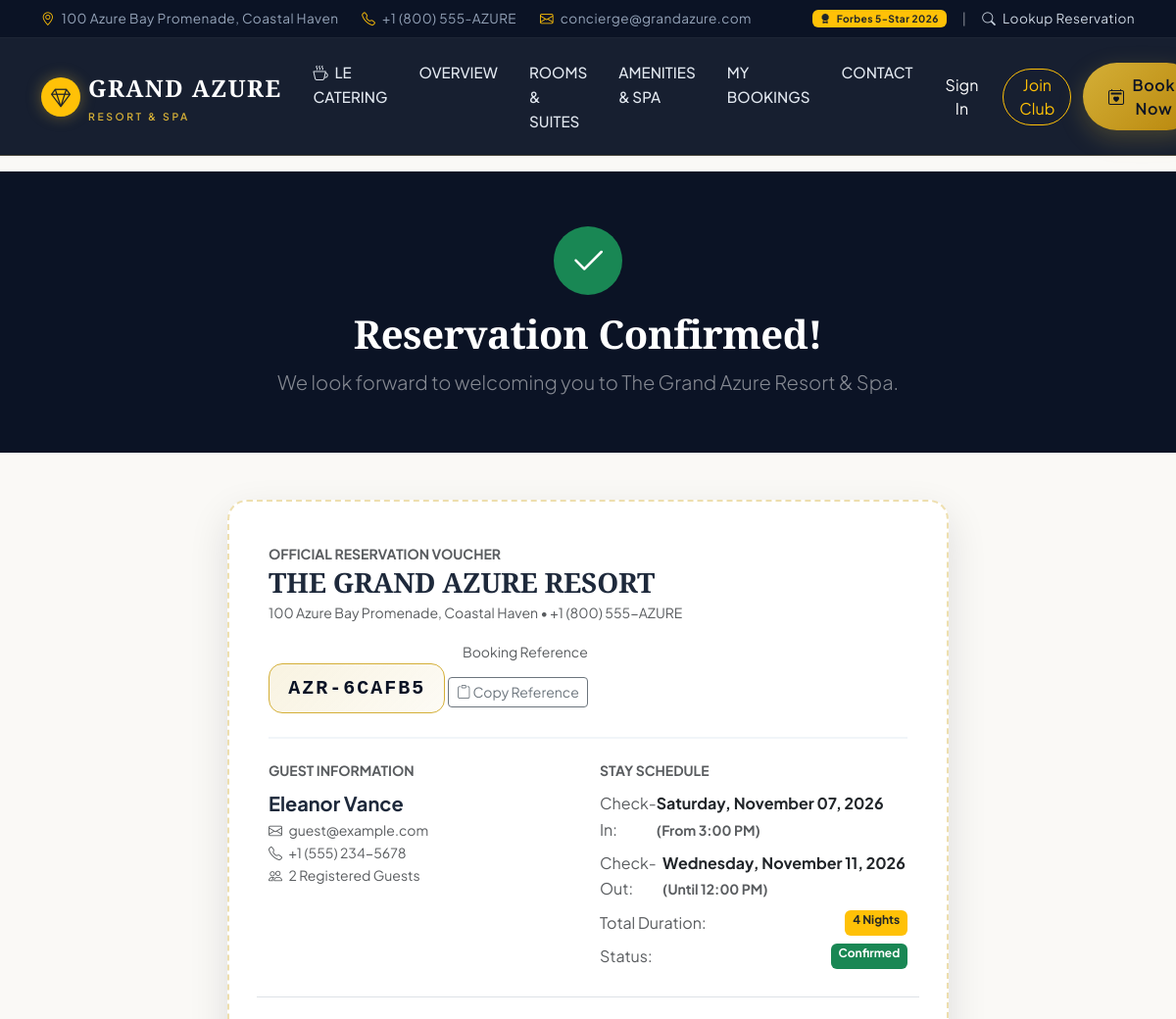
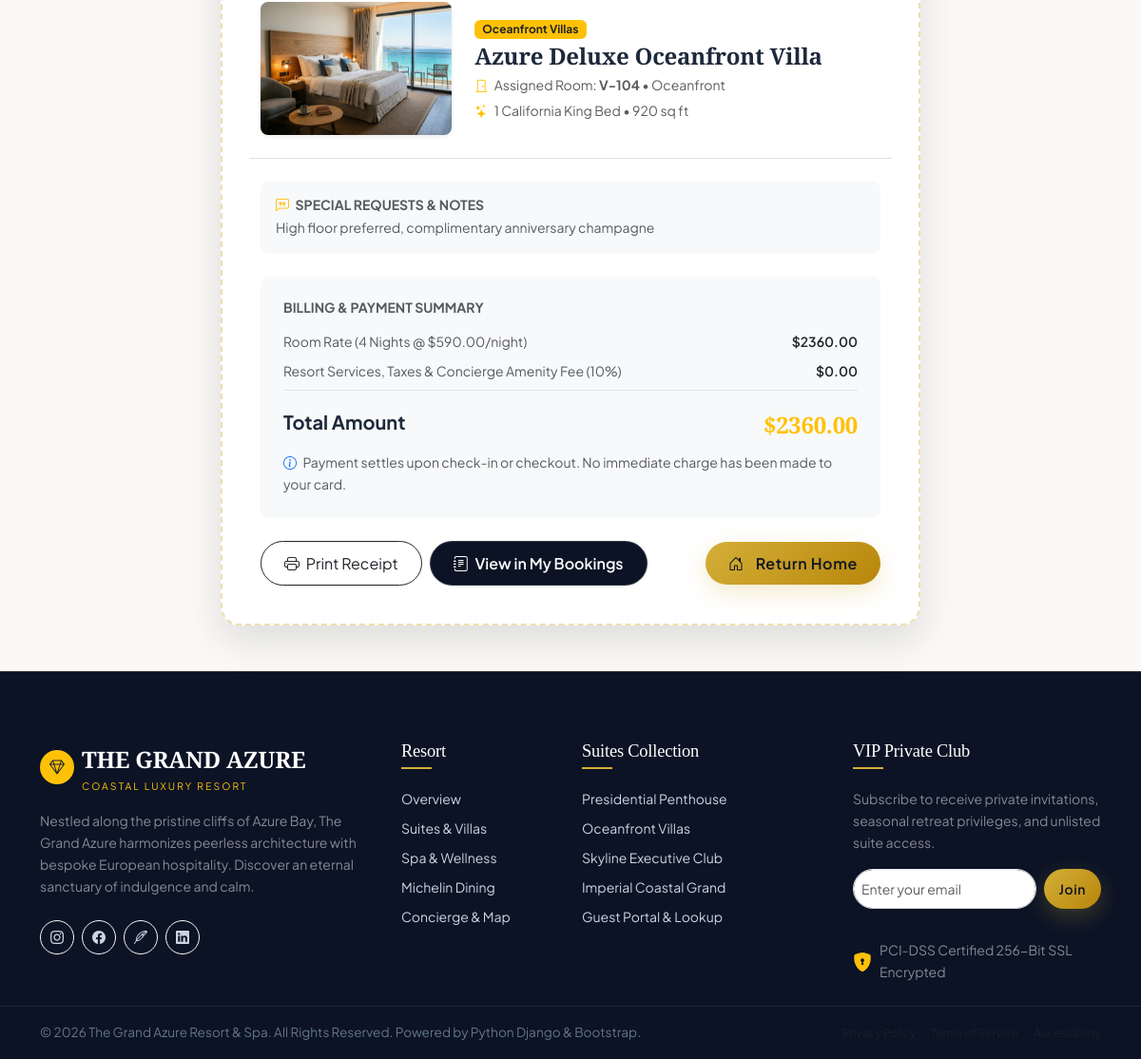
/booking/confirmation/AZR-6CAFB5/, run on the app's committed database (2 pictures, top to bottom).
### hotel_app/models.py (models this page shows, shortened)
class Booking(models.Model):
    STATUS_CHOICES = [
        ('Confirmed', 'Confirmed'),
        ('Checked In', 'Checked In'),
        ('Completed', 'Completed'),
        ('Cancelled', 'Cancelled'),
    ]
    booking_code = models.CharField(max_length=16, unique=True, editable=False)
    user = models.ForeignKey(User, on_delete=models.SET_NULL, null=True, blank=True, related_name='bookings')
    room = models.ForeignKey(Room, on_delete=models.CASCADE, related_name='bookings')
    guest_name = models.CharField(max_length=150)
    guest_email = models.EmailField()
    guest_phone = models.CharField(max_length=30)
    check_in = models.DateField()
    check_out = models.DateField()
    guests_count = models.PositiveIntegerField(default=1)
    special_requests = models.TextField(blank=True, null=True)
    total_price = models.DecimalField(max_digits=10, decimal_places=2)
    status = models.CharField(max_length=20, choices=STATUS_CHOICES, default='Confirmed')
    created_at = models.DateTimeField(auto_now_add=True)
    class Meta:
        ordering = ['-created_at']
    @property
    def nights_count(self):
        if self.check_in and self.check_out:
            delta = (self.check_out - self.check_in).days
            return max(1, delta)
        return 1

class Room(models.Model):
    VIEW_CHOICES = [
        ('Oceanfront', 'Direct Oceanfront'),
        ('Panoramic Sea', 'Panoramic Sea View'),
        ('City Skyline', 'Metropolitan City Skyline'),
        ('Tropical Garden', 'Lush Tropical Garden'),
    ]
    title = models.CharField(max_length=200)
    slug = models.SlugField(unique=True)
    category = models.ForeignKey(Category, on_delete=models.CASCADE, related_name='rooms')
    room_number = models.CharField(max_length=20, unique=True)
    price_per_night = models.DecimalField(max_digits=10, decimal_places=2)
    discount_price = models.DecimalField(max_digits=10, decimal_places=2, null=True, blank=True)
    capacity = models.PositiveIntegerField(default=2)
    beds = models.CharField(max_length=100, default='1 California King Bed')
    size_sqft = models.PositiveIntegerField(default=650)
    view_type = models.CharField(max_length=50, choices=VIEW_CHOICES, default='Oceanfront')
    image_name = models.CharField(
        max_length=255,
        default='hotel_app/images/room_deluxe.jpg',
        help_text="Relative static image path"
    )
    short_description = models.CharField(max_length=300)
    description = models.TextField()
    amenities = models.TextField(
        help_text="Comma-separated amenities (e.g. Infinity Balcony, Butler Service, Marble Bathroom, Free High-Speed WiFi, Nespresso Machine, 65' OLED TV, Luxury Bathrobes)"
    )
    is_featured = models.BooleanField(default=False)
    is_available = models.BooleanField(default=True)
    rating = models.DecimalField(max_digits=3, decimal_places=1, default=4.9)
    reviews_count = models.PositiveIntegerField(default=48)
    created_at = models.DateTimeField(auto_now_add=True)
    class Meta:
        ordering = ['price_per_night']

class Category(models.Model):
    name = models.CharField(max_length=100)
    slug = models.SlugField(unique=True)
    icon = models.CharField(max_length=50, default='bi-door-closed', help_text="Bootstrap icon class")
    description = models.TextField(blank=True)
    class Meta:
        verbose_name_plural = "Categories"
        ordering = ['name']

### hotel_app/views.py (the view)
# urls.py: path('booking/confirmation/<str:booking_code>/', views.booking_confirmation_view, name='booking_confirmation'),
def booking_confirmation_view(request, booking_code):
    booking = get_object_or_404(Booking, booking_code=booking_code)
    subtotal = (booking.room.discount_price or booking.room.price_per_night) * Decimal(booking.nights_count)
    tax_service = booking.total_price - subtotal
    context = {
        'booking': booking,
        'subtotal': subtotal,
        'tax_service': tax_service,
    }
    return render(request, 'hotel_app/booking_confirmation.html', context)

### hotel_app/templates/hotel_app/booking_confirmation.html (shortened to what this page needs)
{% extends 'hotel_app/base.html' %}
{% load static %}
{% block extra_css %}
<link rel="stylesheet" href="{% static 'hotel_app/css/booking_confirmation.css' %}">
{% endblock %}
{% block content %}
<div class="py-5 bg-navy-dark text-white text-center">
  <div class="container py-2">
    <div class="bg-success text-white rounded-circle d-inline-flex align-items-center justify-content-center mb-3" style="width: 70px; height: 70px;">
      <i class="bi bi-check2 fs-1"></i>
    </div>
    <h1 class="font-serif fw-bold text-white mb-2">Reservation Confirmed!</h1>
    <p class="text-white-50 lead mb-0">We look forward to welcoming you to The Grand Azure Resort &amp; Spa.</p>
  </div>
</div>
<div class="container py-5">
  <div class="row justify-content-center">
    <div class="col-lg-8">
      <div class="receipt-card animate-fade-in">
        <div class="receipt-header d-flex flex-wrap justify-content-between align-items-center gap-3">
          <div>
            <span class="text-muted small text-uppercase fw-bold">Official Reservation Voucher</span>
            <h3 class="font-serif fw-bold text-navy mb-0">THE GRAND AZURE RESORT</h3>
            <small class="text-muted">100 Azure Bay Promenade, Coastal Haven &bull; +1 (800) 555-AZURE</small>
          </div>
          <div class="text-end">
            <span class="d-block small text-muted">Booking Reference</span>
            <div class="receipt-code-badge" id="bookingCodeText">{{ booking.booking_code }}</div>
            <button class="btn btn-sm btn-outline-secondary mt-1" id="copyBookingCodeBtn" data-code="{{ booking.booking_code }}">
              <i class="bi bi-clipboard"></i> Copy Reference
            </button>
          </div>
        </div>
        <div class="row g-4 mb-4 pb-4 border-bottom">
          <div class="col-sm-6">
            <h6 class="text-muted text-uppercase small fw-bold mb-2">Guest Information</h6>
            <div class="fw-bold text-navy fs-5">{{ booking.guest_name }}</div>
            <div class="text-muted small"><i class="bi bi-envelope me-1"></i> {{ booking.guest_email }}</div>
            <div class="text-muted small"><i class="bi bi-telephone me-1"></i> {{ booking.guest_phone }}</div>
            <div class="text-muted small"><i class="bi bi-people me-1"></i> {{ booking.guests_count }} Registered Guest{% if booking.guests_count > 1 %}s{% endif %}</div>
          </div>
          <div class="col-sm-6">
            <h6 class="text-muted text-uppercase small fw-bold mb-2">Stay Schedule</h6>
            <div class="d-flex justify-content-between py-1">
              <span class="text-muted">Check-In:</span>
              <span class="fw-bold text-dark">{{ booking.check_in|date:"l, F d, Y" }} <small class="text-muted">(From 3:00 PM)</small></span>
            </div>
            <div class="d-flex justify-content-between py-1">
              <span class="text-muted">Check-Out:</span>
              <span class="fw-bold text-dark">{{ booking.check_out|date:"l, F d, Y" }} <small class="text-muted">(Until 12:00 PM)</small></span>
            </div>
            <div class="d-flex justify-content-between py-1">
              <span class="text-muted">Total Duration:</span>
              <span class="badge bg-warning text-dark">{{ booking.nights_count }} Night{% if booking.nights_count > 1 %}s{% endif %}</span>
            </div>
            <div class="d-flex justify-content-between py-1">
              <span class="text-muted">Status:</span>
              <span class="badge bg-success">{{ booking.status }}</span>
            </div>
          </div>
        </div>
        <div class="row align-items-center g-4 mb-4 pb-4 border-bottom">
          <div class="col-md-4">
            <img src="{% static booking.room.image_name %}" alt="{{ booking.room.title }}" class="img-fluid rounded-3 shadow-sm w-100" style="height: 140px; object-fit: cover;">
          </div>
          <div class="col-md-8">
            <span class="badge bg-warning text-dark px-2 py-1 mb-1">{{ booking.room.category.name }}</span>
            <h4 class="font-serif fw-bold text-navy mb-1">{{ booking.room.title }}</h4>
            <p class="text-muted small mb-1"><i class="bi bi-door-closed text-warning me-1"></i> Assigned Room: <strong>{{ booking.room.room_number }}</strong> &bull; {{ booking.room.view_type }}</p>
            <p class="text-muted small mb-0"><i class="bi bi-stars text-warning me-1"></i> {{ booking.room.beds }} &bull; {{ booking.room.size_sqft }} sq ft</p>
          </div>
        </div>
        {% if booking.special_requests %}
          <div class="p-3 bg-light rounded-3 mb-4">
            <h6 class="text-uppercase small fw-bold text-muted mb-1"><i class="bi bi-chat-left-quote text-warning me-1"></i> Special Requests &amp; Notes</h6>
            <p class="text-muted small mb-0">{{ booking.special_requests }}</p>
          </div>
        {% endif %}
        <div class="bg-light p-4 rounded-3 mb-4">
          <h6 class="text-uppercase small fw-bold text-muted mb-3">Billing &amp; Payment Summary</h6>
          <div class="d-flex justify-content-between text-muted small mb-2">
            <span>Room Rate ({{ booking.nights_count }} Night{% if booking.nights_count > 1 %}s{% endif %} @ ${% if booking.room.discount_price %}{{ booking.room.discount_price|floatformat:2 }}{% else %}{{ booking.room.price_per_night|floatformat:2 }}{% endif %}/night)</span>
            <span class="fw-semibold text-dark">${{ subtotal|floatformat:2 }}</span>
          </div>
          <div class="d-flex justify-content-between text-muted small mb-2">
            <span>Resort Services, Taxes &amp; Concierge Amenity Fee (10%)</span>
            <span class="fw-semibold text-dark">${{ tax_service|floatformat:2 }}</span>
          </div>
          <div class="d-flex justify-content-between pt-3 border-top mt-2">
            <span class="fs-5 fw-bold text-navy">Total Amount</span>
            <span class="fs-4 fw-bold text-warning font-serif">${{ booking.total_price|floatformat:2 }}</span>
          </div>
          <small class="text-muted d-block mt-2"><i class="bi bi-info-circle text-primary me-1"></i> Payment settles upon check-in or checkout. No immediate charge has been made to your card.</small>
        </div>
        <div class="d-flex flex-wrap justify-content-between align-items-center gap-3">
          <div class="d-flex gap-2">
            <button onclick="printReceipt()" class="btn btn-outline-dark rounded-pill px-4">
              <i class="bi bi-printer me-1"></i> Print Receipt
            </button>
            <a href="{% url 'my_bookings' %}" class="btn btn-navy rounded-pill px-4">
              <i class="bi bi-journal-text me-1"></i> View in My Bookings
            </a>
          </div>
          <a href="{% url 'home' %}" class="btn btn-gold rounded-pill px-4">
            <i class="bi bi-house-door me-1"></i> Return Home
          </a>
        </div>
      </div>
    </div>
  </div>
</div>
{% endblock %}

### hotel_app/static/hotel_app/css/common.css (style rules this page uses)
:root { --primary-navy: #0B1325; --secondary-navy: #111D38; --navy-card: #162447; --accent-gold: #D4AF37; --accent-gold-hover: #C59B27; --accent-gold-light: #F6E7B0; --accent-gold-glow: rgba(212, 175, 55, 0.25); --bg-primary: #FDFBF7; --bg-secondary: #F7F4EE; --bg-cream: #FAF9F6; --bg-card: #FFFFFF; --bg-dark: #1A1A1A; --text-primary: #1E293B; --text-main: #2C2A29; --text-muted: #64748B; --text-light: #F8FAFC; --border-subtle: #E2E8F0; --border-light: rgba(44, 42, 41, 0.08); --border-accent: rgba(197, 160, 89, 0.3); --font-heading: 'Playfair Display', Georgia, serif; --font-body: 'Plus Jakarta Sans', -apple-system, BlinkMacSystemFont, 'Segoe UI', Roboto, sans-serif; --radius-sm: 8px; --radius-md: 14px; --radius-lg: 20px; --radius-full: 9999px; --shadow-sm: 0 2px 8px rgba(11, 19, 37, 0.05); --shadow-md: 0 8px 24px rgba(11, 19, 37, 0.08); --shadow-lg: 0 16px 40px rgba(11, 19, 37, 0.12); --shadow-gold: 0 8px 25px rgba(212, 175, 55, 0.25); --transition: all 0.3s cubic-bezier(0.4, 0, 0.2, 1); --transition-smooth: all 0.4s cubic-bezier(0.16, 1, 0.3, 1); --transition-fast: all 0.2s ease; }
body { font-family: var(--font-body); color: var(--text-primary); background-color: var(--bg-cream); line-height: 1.65; overflow-x: hidden; -webkit-font-smoothing: antialiased; }
h1, h2, h3, h4, h5, .font-serif { font-family: var(--font-heading); letter-spacing: -0.01em; }
a { color: inherit; text-decoration: none; transition: var(--transition); }
.btn-gold { background: linear-gradient(135deg, #D4AF37 0%, #B8860B 100%); color: #0B1325 !important; font-weight: 600; letter-spacing: 0.04em; border: none; border-radius: var(--radius-full); padding: 0.65rem 1.6rem; box-shadow: var(--shadow-gold); transition: var(--transition); display: inline-flex; align-items: center; justify-content: center; gap: 0.5rem; }
.btn-navy { background-color: var(--primary-navy); color: #FFFFFF !important; font-weight: 600; border-radius: var(--radius-full); padding: 0.65rem 1.6rem; border: 1px solid rgba(255, 255, 255, 0.15); transition: var(--transition); }
.bg-navy-dark { background-color: var(--primary-navy); color: #FFFFFF; }
.animate-fade-in { animation: fadeIn 0.6s ease-out forwards; }

### hotel_app/static/hotel_app/css/booking_confirmation.css (style rules this page uses)
.receipt-card { background: #FFFFFF; border-radius: var(--radius-lg); border: 2px dashed rgba(212, 175, 55, 0.4); box-shadow: var(--shadow-lg); padding: 2.5rem; position: relative; }
.receipt-header { border-bottom: 2px solid #F1F5F9; padding-bottom: 1.5rem; margin-bottom: 1.5rem; }
.receipt-code-badge { background: linear-gradient(135deg, rgba(212, 175, 55, 0.15) 0%, rgba(212, 175, 55, 0.05) 100%); border: 1px solid var(--accent-gold); color: var(--primary-navy); font-family: monospace; font-size: 1.25rem; font-weight: 700; letter-spacing: 0.1em; padding: 0.5rem 1.2rem; border-radius: var(--radius-md); display: inline-block; }

### data on the page
Booking: booking_code "AZR-6CAFB5", guest_name "Eleanor Vance", guest_email "guest@example.com", guest_phone "+1 (555) 234-5678", guests_count "2", check_in "Saturday, November 07, 2026", check_out "Wednesday, November 11, 2026", nights_count "4", status "Confirmed", room.image_name (picture), room.category.name "Oceanfront Villas", room "Azure Deluxe Oceanfront Villa", room.room_number "V-104", room.view_type "Oceanfront", room.beds "1 California King Bed", room.size_sqft "920", special_requests "High floor preferred, complimentary anniversary champagne", room.discount_price "590.00", total_price "2360.00"

### other printed values
{{ subtotal|floatformat:2 }} "2360.00"
{{ tax_service|floatformat:2 }} "0.00"
